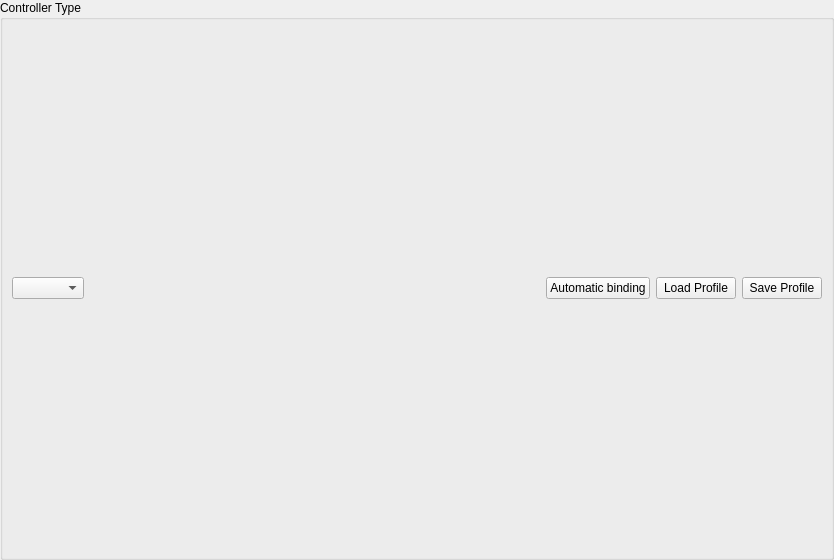
<?xml version="1.0" encoding="UTF-8"?>
<ui version="4.0">
 <class>ControllerBindingWidget</class>
 <widget class="QWidget" name="ControllerBindingWidget">
  <property name="geometry">
   <rect>
    <x>0</x>
    <y>0</y>
    <width>834</width>
    <height>560</height>
   </rect>
  </property>
  <property name="windowTitle">
   <string>Form</string>
  </property>
  <layout class="QVBoxLayout" name="verticalLayout" stretch="0">
   <property name="leftMargin">
    <number>0</number>
   </property>
   <property name="topMargin">
    <number>0</number>
   </property>
   <property name="rightMargin">
    <number>0</number>
   </property>
   <property name="bottomMargin">
    <number>0</number>
   </property>
   <item>
    <widget class="QGroupBox" name="groupBox">
     <property name="title">
      <string>Controller Type</string>
     </property>
     <layout class="QHBoxLayout" name="horizontalLayout">
      <item>
       <widget class="QComboBox" name="controllerType"/>
      </item>
      <item>
       <spacer name="horizontalSpacer">
        <property name="orientation">
         <enum>Qt::Horizontal</enum>
        </property>
        <property name="sizeHint" stdset="0">
         <size>
          <width>460</width>
          <height>20</height>
         </size>
        </property>
       </spacer>
      </item>
      <item>
       <layout class="QHBoxLayout" name="horizontalLayout_2">
        <item>
         <widget class="QPushButton" name="automaticBinding">
          <property name="text">
           <string>Automatic binding</string>
          </property>
          <property name="icon">
           <iconset theme="gamepad-line"/>
          </property>
         </widget>
        </item>
        <item>
         <widget class="QPushButton" name="loadProfile">
          <property name="text">
           <string>Load Profile</string>
          </property>
          <property name="icon">
           <iconset theme="folder-open-line"/>
          </property>
         </widget>
        </item>
        <item>
         <widget class="QPushButton" name="saveProfile">
          <property name="text">
           <string>Save Profile</string>
          </property>
          <property name="icon">
           <iconset theme="save-3-line"/>
          </property>
         </widget>
        </item>
       </layout>
      </item>
     </layout>
    </widget>
   </item>
  </layout>
 </widget>
 <resources>
  <include location="../resources/resources.qrc"/>
 </resources>
 <connections/>
</ui>
